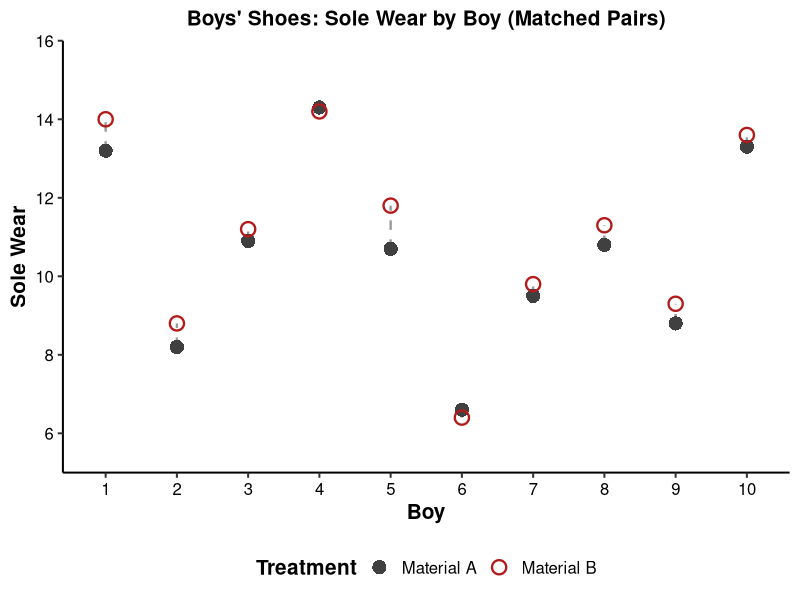

Write R code to recreate this figure.
# slides_lesson_12_shoes.R
# Replication script for Lesson 12 Slide 16 (Example 2 - Paired Samples: the Data)
# Recreates Box, Hunter & Hunter Figure 3.5:
# Amount of wear for 10 boys comparing Material A vs Material B
# Writes to docs-v3/images/slides/lesson-12/gen_boys_shoes_scatter.png

library(dplyr)
library(ggplot2)

red = "#B31B1B"
outdir = "docs-v3/images/slides/lesson-12"
if (!dir.exists(outdir)) dir.create(outdir, recursive = TRUE)

# Data from Slide 15 / BHH Table 3.5
shoes_data = tibble(
  boy = 1:10,
  wear_A = c(13.2, 8.2, 10.9, 14.3, 10.7, 6.6, 9.5, 10.8, 8.8, 13.3),
  wear_B = c(14.0, 8.8, 11.2, 14.2, 11.8, 6.4, 9.8, 11.3, 9.3, 13.6)
)

shoes_long = bind_rows(
  shoes_data %>% transmute(boy, material = "Material A", wear = wear_A),
  shoes_data %>% transmute(boy, material = "Material B", wear = wear_B)
)

# Plot: boy on x-axis (1 to 10), wear on y-axis, connected pairs + dots
p = ggplot(shoes_data) +
  geom_segment(aes(x = boy, xend = boy, y = wear_A, yend = wear_B),
               color = "grey60", linewidth = 0.8, linetype = "dashed") +
  geom_point(data = shoes_long, aes(x = boy, y = wear, color = material, shape = material),
             size = 4, stroke = 1.2) +
  scale_color_manual(values = c("Material A" = "grey25", "Material B" = red)) +
  scale_shape_manual(values = c("Material A" = 16, "Material B" = 1)) +
  scale_x_continuous(breaks = 1:10, expand = expansion(add = 0.6)) +
  scale_y_continuous(breaks = seq(6, 16, by = 2), limits = c(5.5, 15.5)) +
  labs(
    title = "Boys' Shoes: Sole Wear by Boy (Matched Pairs)",
    x = "Boy",
    y = "Sole Wear",
    color = "Treatment",
    shape = "Treatment"
  ) +
  theme_classic(base_size = 15) +
  theme(
    plot.title = element_text(face = "bold", size = 15, hjust = 0.5),
    axis.title = element_text(face = "bold"),
    axis.text = element_text(color = "black"),
    legend.position = "bottom",
    legend.title = element_text(face = "bold")
  )

ggsave(file.path(outdir, "gen_boys_shoes_scatter.png"), p, width = 6.8, height = 4.8, dpi = 200, bg = "white")
cat("Generated boys shoes scatter plot successfully.\n")
